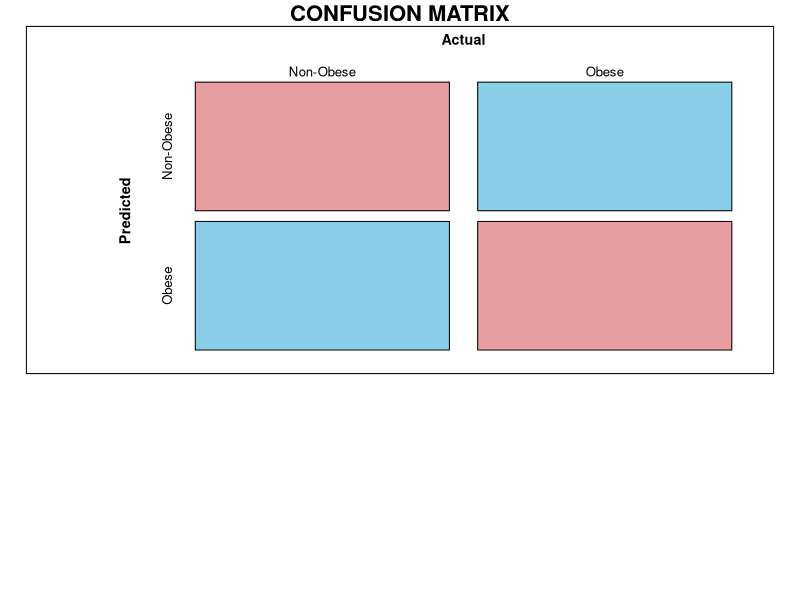

The R source for this figure: (Note: this script raises an error after producing the figure.)
draw_confusion_matrix <- function(cm) {
  
  layout(matrix(c(1,1,2)))
  par(mar=c(2,2,2,2))
  plot(c(100, 345), c(300, 450), type = "n", xlab="", ylab="", xaxt='n', yaxt='n')
  title('CONFUSION MATRIX', cex.main=2)
  
  # create the matrix 
  rect(150, 430, 240, 370, col='#E89DA0')
  text(195, 435, 'Non-Obese', cex=1.2)
  rect(250, 430, 340, 370, col='#88CEE6')
  text(295, 435, 'Obese', cex=1.2)
  text(125, 370, 'Predicted', cex=1.3, srt=90, font=2)
  text(245, 450, 'Actual', cex=1.3, font=2)
  rect(150, 305, 240, 365, col='#88CEE6')
  rect(250, 305, 340, 365, col='#E89DA0')
  text(140, 400, 'Non-Obese', cex=1.2, srt=90)
  text(140, 335, 'Obese', cex=1.2, srt=90)
  
  # add in the cm results 
  res <- as.numeric(cm$table)
  text(195, 400, res[1], cex=1.6, font=2, col='white')
  text(195, 335, res[2], cex=1.6, font=2, col='white')
  text(295, 400, res[3], cex=1.6, font=2, col='white')
  text(295, 335, res[4], cex=1.6, font=2, col='white')
  
  # add in the specifics 
  plot(c(100, 0), c(100, 0), type = "n", xlab="", ylab="", main = "DETAILS", xaxt='n', yaxt='n')
  text(10, 85, names(cm$byClass[1]), cex=1.2, font=2)
  text(10, 70, round(as.numeric(cm$byClass[1]), 3), cex=1.2)
  text(30, 85, names(cm$byClass[2]), cex=1.2, font=2)
  text(30, 70, round(as.numeric(cm$byClass[2]), 3), cex=1.2)
  text(50, 85, names(cm$byClass[5]), cex=1.2, font=2)
  text(50, 70, round(as.numeric(cm$byClass[5]), 3), cex=1.2)
  text(70, 85, names(cm$byClass[6]), cex=1.2, font=2)
  text(70, 70, round(as.numeric(cm$byClass[6]), 3), cex=1.2)
  text(90, 85, names(cm$byClass[7]), cex=1.2, font=2)
  text(90, 70, round(as.numeric(cm$byClass[7]), 3), cex=1.2)
  
  # add in the accuracy information 
  text(30, 35, names(cm$overall[1]), cex=1.5, font=2)
  text(30, 20, round(as.numeric(cm$overall[1]), 3), cex=1.4)
  text(70, 35, names(cm$overall[2]), cex=1.5, font=2)
  text(70, 20, round(as.numeric(cm$overall[2]), 3), cex=1.4)
}  
draw_confusion_matrix(confusionMatrix(testdata$BMI, irispred)) 


# Create a vector of prediction results
predictions <- list("irispred", "pre_svm", "fit", "ad")

# Create an empty dataframe to store results
result <- data.frame(
  Value = numeric(),
  Model = character()
)
#AccuracyNull is  NoInformationRate
# Loop through each prediction
for (pred in predictions) {
  # Get confusion matrix
  conf_matrix <- confusionMatrix(testdata$BMI, get(pred))
  
  # Extract metrics
  accuracy <- conf_matrix$overall['Accuracy']
  kappa <- conf_matrix$overall['Kappa']
  sensitivity <- conf_matrix$byClass['Sensitivity']
  specificity <- conf_matrix$byClass['Specificity']
  ppv <- conf_matrix$byClass['Pos Pred Value']
  npv <- conf_matrix$byClass['Neg Pred Value']
  f1 <- conf_matrix$byClass['F1']
  NoInformationRate <- conf_matrix$overall['AccuracyNull']
  
  # Add results to dataframe
  result <- rbind(result, data.frame(
    Value = c( sensitivity, specificity, NoInformationRate, accuracy, kappa,ppv, npv, f1),
    Model = rep(pred, 8)
  ))
}

result$Value <- signif(result$Value, digits = 3)
# Transpose the result dataframe
result <- t(result)

write.csv(result, file = "result/mc_pro_rresult.csv")

write.csv(result, file = "result/mc_pheno_rresult.csv")
confusionMatrix(testdata$BMI, ad)$overall['AccuracyNull']
